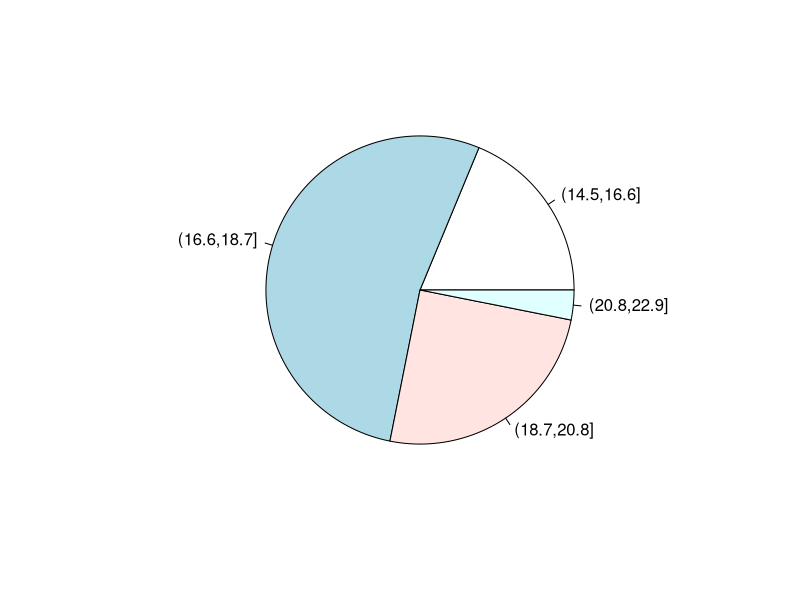
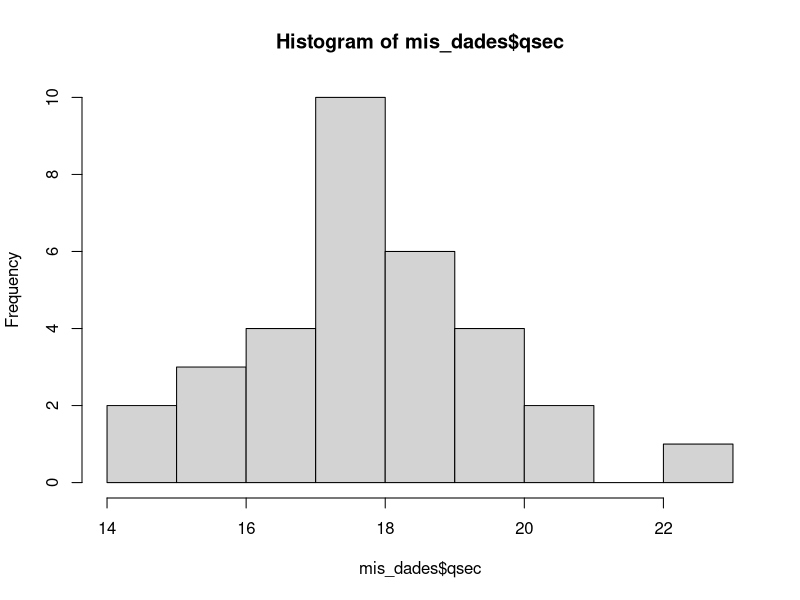
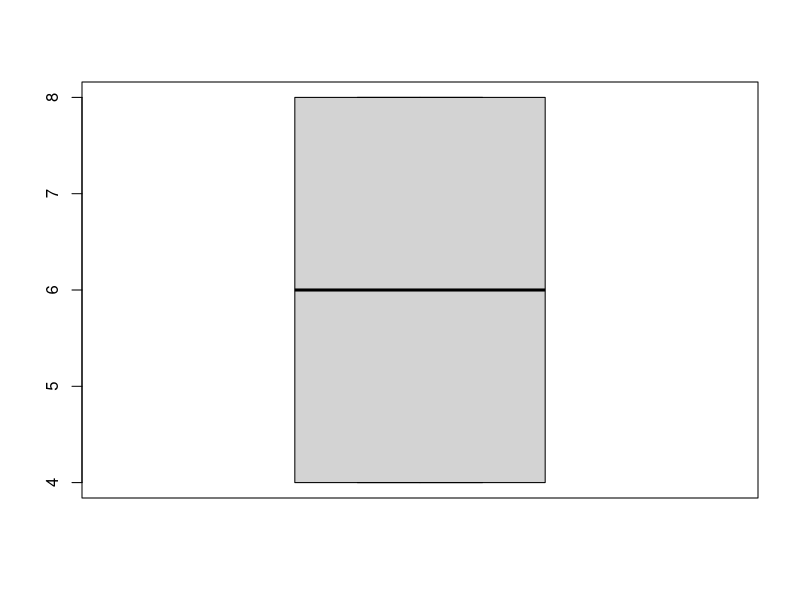

Write the R code that produced these figures, in order.
#Codigo para problema 1

mis_dades <- mtcars #assignacio de variables
mis_dades
qsec_intervalos <- cut(mis_dades$qsec, breaks=4)#parteix en intervals
qsec_intervalos
ni<-table(qsec_intervalos)#Table
sum(ni)
fi<-ni/sum(ni)
fi
pie(fi)
hist(mis_dades$qsec,breaks=10)#histograma
mean(mis_dades$qsec) #Mitjana 
drat<-sort(mis_dades$drat)#ordena major i menor
median(drat) #mediana 
quantile(drat,0.25) # Talla al procenttje que tu li diguis en tant per 1, aixo es un quart
quantile(mis_dades$mpg,0.18)





ne<-table(qsec_intervalos)
fe<-ne/sum(ne)
Ne<-cumsum(ne)#cumulative sum 
Fe<-cumsum(fe)# Mayuscula F i N son x acumuladas
cbind(ne,fe,Ne,Fe)

#Mediddas de centralidad (interquartilic, desviacio tipica, variancia)
#Rango interquartilico es q0.75-q0.25= IQR
IQR(mis_dades$cyl)
quantile(mis_dades$cyl,0.75)-quantile(mis_dades$cyl,0.25)
boxplot(mis_dades$cyl)
var(mis_dades$cyl)
sd(mis_dades$cyl)
